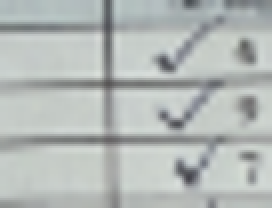
#> input picture runtime/receipt_examples/check.png, 136 x 104 px (shown 2 times larger)
$ python -i paper_crop.py   (imports and definitions only)
#> lines starting #> are read from the running program, lines starting #| are printed output that depends on the picture; after the words box and inside, x2 and y2 are one past the last pixel; in counts of white or black regions, pixels touching at a corner belong together
#> further down, picture is the input picture: PIL image 136x104 RGBA; mean R, G, B, A 179.1, 184.7, 182.7, 255
"""Local contrasting-paper boundary detection; no model training or generated content."""
import cv2,numpy as np
from PIL import Image

def clipped_side_quad(gray, lines):
    """Use long paper edges that separate the sheet from a darker background."""
    h, w = gray.shape
    sides = [[], []]
    for x, y, xx, yy in lines:
        length = abs(yy-y)
        if length < h*.32:
            continue
        slope = (xx-x)/(yy-y)
        offset = x-slope*y
        if not .025 < abs(slope) < .18 or min(y,yy) > h*.42:
            continue
        side = 0 if slope < 0 else 1
        if not (0 < offset < w*.14 if side == 0 else w*.86 < offset < w):
            continue
        rows = np.linspace(min(y,yy),max(y,yy),30).astype(int)
        columns = np.round(slope*rows+offset).astype(int)
        offset_pixels = max(4,round(w*.009))
        valid = (columns >= offset_pixels) & (columns < w-offset_pixels)
        if np.count_nonzero(valid) < 18:
            continue
        rows, columns = rows[valid], columns[valid]
        direction = 1 if side == 0 else -1
        inside = gray[rows,columns+direction*offset_pixels].astype(int)
        outside = gray[rows,columns-direction*offset_pixels].astype(int)
        if np.mean(inside-outside > 25) < .7:
            continue
        sides[side].append((length, slope, offset))
    if not any(sides):
        return None
    left = max(sides[0])[1:] if sides[0] else (0, 0)
    right = max(sides[1])[1:] if sides[1] else (0, w-1)
    margin = max(5,round(w*.012))
    return np.array([
        [max(0,left[1]-margin),0],
        [min(w-1,right[1]+margin),0],
        [min(w-1,right[0]*(h-1)+right[1]+margin),h-1],
        [max(0,left[0]*(h-1)+left[1]-margin),h-1],
    ],np.float32)


def crop_paper(image):
    scale=min(1,1000/max(image.size));a=np.asarray(image.resize((round(image.width*scale),round(image.height*scale))))
#> after `scale = min(1, 1000 / max(image.size))`: scale = 1
    h,w=a.shape[:2];hsv=cv2.cvtColor(a,cv2.COLOR_RGB2HSV)
#> after `h, w = a.shape[:2]`: h = 104; w = 136
#> after `hsv = cv2.cvtColor(a, cv2.COLOR_RGB2HSV)`: hsv: shape (104, 136, 3); mean H, S, V 77.9, 8.6, 185.2
    mask=cv2.inRange(hsv,np.array([0,0,110]),np.array([179,95,255]))
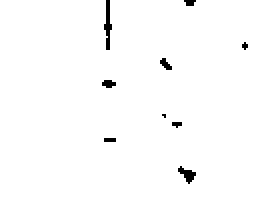
#> mask: shape (104, 136) (shown 2 times larger); 98.7% white; black in thin lines or dots, all inside (x1, y1, x2, y2) = (51, 0, 124, 92)
    mask=cv2.morphologyEx(mask,cv2.MORPH_CLOSE,np.ones((13,13),np.uint8))
#> mask: shape (104, 136); every value is 255
    contours,_=cv2.findContours(mask,cv2.RETR_EXTERNAL,cv2.CHAIN_APPROX_SIMPLE)
#> contours = [[[0, 0], [0, 103], [135, 103], [135, 0]]]
    if not contours:return image,False
    c=max(contours,key=cv2.contourArea)
#> c = [[0, 0], [0, 103], [135, 103], [135, 0]]
    if cv2.contourArea(c)<h*w*.55:return image,False
    hull=cv2.convexHull(c);poly=cv2.approxPolyDP(hull,.018*cv2.arcLength(hull,True),True)
#> after `hull = cv2.convexHull(c)`: hull = [[135, 0], [135, 103], [0, 103], [0, 0]]
#> after `poly = cv2.approxPolyDP(hull, 0.018 * cv2.arcLength(hull, True), True)`: poly = [[135, 0], [135, 103], [0, 103], [0, 0]]
    if len(poly)!=4:return image,False
    pts=poly[:,0].astype(np.float32);s=pts.sum(1);d=np.diff(pts,axis=1).ravel()
#> after `pts = poly[:, 0].astype(np.float32)`: pts = [[135, 0], [135, 103], [0, 103], [0, 0]]
#> after `s = pts.sum(1)`: s = [135, 238, 103, 0]
#> after `d = np.diff(pts, axis=1).ravel()`: d = [-135, -32, 103, 0]
    quad=pts[[s.argmin(),d.argmin(),s.argmax(),d.argmax()]]
#> quad = [[0, 0], [135, 0], [135, 103], [0, 103]]
    if len(np.unique(quad,axis=0))!=4:return image,False
    # Only remove a contrasting border connected to the outside, never a dark internal table.
    area=cv2.contourArea(quad)/(w*h)
#> area = 0.983
    edge_fallback=not .55<area<.985
#> edge_fallback = False
    if edge_fallback:
        # A photographed sheet can cross the frame while its upper side edges remain visible.
        gray=cv2.cvtColor(a,cv2.COLOR_RGB2GRAY)
        edges=cv2.Canny(cv2.GaussianBlur(gray,(5,5),0),20,65)
        ls=cv2.HoughLinesP(edges,1,np.pi/1800,40,minLineLength=h*.10,maxLineGap=20)
        lines=[] if ls is None else ls.reshape(-1,4)
        sides=[[],[]]
        for x,y,xx,yy in lines:
            if abs(yy-y)<h*.1 or abs(xx-x)>abs(yy-y)*.2 or min(y,yy)>h*.1:continue
            slope=(xx-x)/(yy-y);offset=x-slope*y
            if max(x,xx)<w*.08:sides[0].append((slope,offset))
            if min(x,xx)>w*.92:sides[1].append((slope,offset))
        left=max(sides[0],key=lambda v:v[1],default=(0,0))
        right=min(sides[1],key=lambda v:v[1],default=(0,w-1))
        if left[0]<0 and right[0]>0:
            quad=np.array([[max(0,left[1]),0],[min(w-1,right[1]),0],[min(w-1,right[0]*(h-1)+right[1]),h-1],[max(0,left[0]*(h-1)+left[1]),h-1]],np.float32)
        else:
            quad=clipped_side_quad(gray,lines)
            if quad is None:return image,False
    else:
        # Fit the actual side contour, rather than the convex hull that can include stacked paper.
        filled=np.zeros((h,w),np.uint8);cv2.drawContours(filled,[c],-1,255,-1)
        for side in (0,1):
            points=[]
            for y in range(5,h-5,5):
                xs=np.flatnonzero(filled[y])
                if not len(xs):continue
                x=xs[0] if side==0 else xs[-1]
                in_strip=(2<x<w*.20) if side==0 else (w*.80<x<w-3)
                if in_strip:points.append((y,x))
            if len(points)<h*.04 or np.ptp(np.array(points)[:,0])<h*.35:continue
            vx,vy,y0,x0=cv2.fitLine(np.array(points,dtype=np.float32),cv2.DIST_WELSCH,0,.01,.01).ravel()
            if abs(vx)<.01:continue
            slope=vy/vx;offset=x0-slope*y0
            if abs(slope)>.2:continue
            for i in ((0,3) if side==0 else (1,2)):
                quad[i,0]=np.clip(slope*quad[i,1]+offset,0,w-1)
    inside=np.zeros((h,w),np.uint8);cv2.fillConvexPoly(inside,quad.astype(np.int32),255)
    outside=inside==0
#> outside: shape (104, 136) bool; every value is 0
    if outside.sum()<w*h*.012:return image,False
    # A broad shadow may split one receipt into two bright components; retain both sections.
    for other in contours:
        if other is c or cv2.contourArea(other)<w*h*.008:continue
        component=np.zeros((h,w),np.uint8);cv2.drawContours(component,[other],-1,255,-1)
        if np.count_nonzero((component>0)&outside)>w*h*.008:return image,False
    if not edge_fallback and np.median(hsv[:,:,2][outside])>np.median(hsv[:,:,2][inside>0])-25 and np.median(hsv[:,:,1][outside])<np.median(hsv[:,:,1][inside>0])+25:return image,False
    quad/=scale
    tw=round(max(np.linalg.norm(quad[1]-quad[0]),np.linalg.norm(quad[2]-quad[3])))
    th=round(max(np.linalg.norm(quad[3]-quad[0]),np.linalg.norm(quad[2]-quad[1])))
    if tw<image.width*.65 or th<image.height*.65:return image,False
    matrix=cv2.getPerspectiveTransform(quad,np.array([[0,0],[tw-1,0],[tw-1,th-1],[0,th-1]],np.float32))
    return Image.fromarray(cv2.warpPerspective(np.asarray(image),matrix,(tw,th),flags=cv2.INTER_CUBIC,borderMode=cv2.BORDER_REPLICATE)),True

>>> from PIL import Image
>>> picture = Image.open('runtime/receipt_examples/check.png')
>>> result = crop_paper(picture)

$ run again, on runtime/receipt_examples/cross-number.png
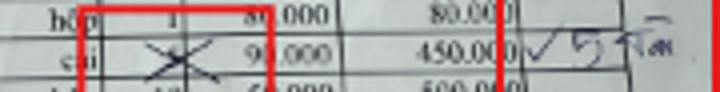
#> input picture runtime/receipt_examples/cross-number.png, 720 x 92 px
#> picture is the input picture: PIL image 720x92 RGBA; mean R, G, B, A 172.4, 166, 165, 255
#> hsv: shape (92, 720, 3); mean H, S, V 77.2, 26.8, 179.7
#> in crop_paper, `mask=cv2.inRange(hsv,np.array([0,0,110]),np.array([179,95,255]))`:
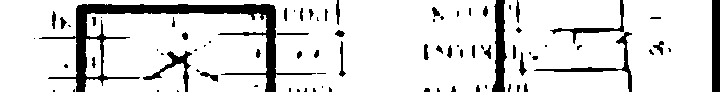
#> mask: shape (92, 720); 86.5% white; 83 black regions (40 under 20 px), largest, box (x1, y1, x2, y2) and area: (39, 4, 316, 92) 4184, (492, 0, 507, 92) 849, (712, 0, 720, 92) 736
#> in crop_paper, `mask=cv2.morphologyEx(mask,cv2.MORPH_CLOSE,np.ones((13,13),np.uint8))`:
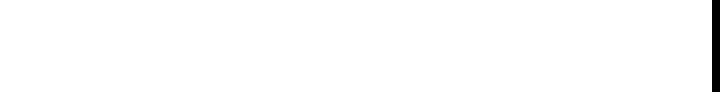
#> mask: shape (92, 720); 98.9% white; 1 black region, box (x1, y1, x2, y2) and area: (712, 0, 720, 92) 736
#> contours = [[[0, 0], [0, 91], [711, 91], [711, 0]]]
#> c = [[0, 0], [0, 91], [711, 91], [711, 0]]
#> hull = [[711, 0], [711, 91], [0, 91], [0, 0]]
#> s = [711, 802, 91, 0]
#> d = [-711, -620, 91, 0]
#> quad = [[0, 0], [711, 0], [711, 91], [0, 91]]
#> area = 0.977
#> edge_fallback = False

$ run again, on runtime/receipt_examples/cross-zero.png
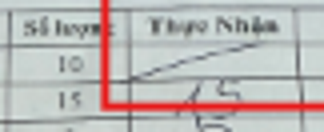
#> input picture runtime/receipt_examples/cross-zero.png, 324 x 132 px
#> picture is the input picture: PIL image 324x132 RGBA; mean R, G, B, A 187.3, 182.8, 181.5, 255
#> hsv: shape (132, 324, 3); mean H, S, V 76.6, 24.9, 195.3
#> in crop_paper, `mask=cv2.inRange(hsv,np.array([0,0,110]),np.array([179,95,255]))`:
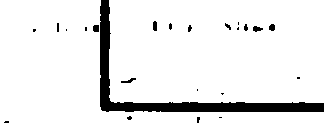
#> mask: shape (132, 324); 92.1% white; 23 black regions (14 under 20 px), largest, box (x1, y1, x2, y2) and area: (100, 0, 324, 112) 2996, (93, 25, 99, 32) 40, (253, 26, 263, 32) 40
#> contours = [[[0, 0], [0, 131], [323, 131], [323, 0]]]
#> c = [[0, 0], [0, 131], [323, 131], [323, 0]]
#> hull = [[323, 0], [323, 131], [0, 131], [0, 0]]
#> s = [323, 454, 131, 0]
#> d = [-323, -192, 131, 0]
#> quad = [[0, 0], [323, 0], [323, 131], [0, 131]]
#> area = 0.989
#> edge_fallback = True
#> in crop_paper, `edges=cv2.Canny(cv2.GaussianBlur(gray,(5,5),0),20,65)`:
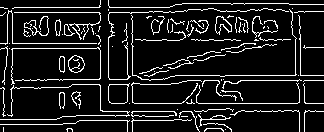
#> edges: shape (132, 324); 11.3% white in thin lines or dots
#> ls = 68 rows, first 6: [285, 11, 323, 11], [59, 103, 323, 103], [4, 79, 164, 79], [100, 76, 174, 76], [175, 75, 323, 75], [79, 120, 156, 120]
#> lines has the same summary as ls
#> the loop in crop_paper, `for x,y,xx,yy in lines:` made 68 passes
#> the loop in clipped_side_quad, `for x, y, xx, yy in lines:` made 68 passes
#> (x, y, xx, yy, length) on passes 1 to 8: (285, 11, 323, 11, 0), (59, 103, 323, 103, 0), (4, 79, 164, 79, 0), (100, 76, 174, 76, 0), (175, 75, 323, 75, 0), (79, 120, 156, 120, 0), (0, 7, 169, 7, 0), (62, 12, 186, 11, 1)

$ run again, on runtime/receipt_examples/unmarked.png
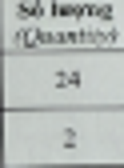
#> input picture runtime/receipt_examples/unmarked.png, 124 x 168 px
#> picture is the input picture: PIL image 124x168 RGBA; mean R, G, B, A 180.5, 186.3, 183.1, 255
#> hsv: shape (168, 124, 3); mean H, S, V 74.1, 8.1, 186.3
#> in crop_paper, `mask=cv2.inRange(hsv,np.array([0,0,110]),np.array([179,95,255]))`:
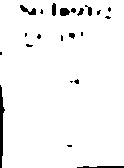
#> mask: shape (168, 124); 96.4% white; 22 black regions (13 under 20 px), largest, box (x1, y1, x2, y2) and area: (0, 85, 5, 168) 231, (77, 166, 124, 168) 80, (20, 5, 36, 15) 75
#> contours = [[[0, 0], [0, 167], [123, 167], [123, 0]]]
#> c = [[0, 0], [0, 167], [123, 167], [123, 0]]
#> hull = [[123, 0], [123, 167], [0, 167], [0, 0]]
#> s = [123, 290, 167, 0]
#> d = [-123, 44, 167, 0]
#> quad = [[0, 0], [123, 0], [123, 167], [0, 167]]
#> area = 0.986
#> edge_fallback = True
#> in crop_paper, `edges=cv2.Canny(cv2.GaussianBlur(gray,(5,5),0),20,65)`:
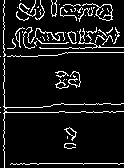
#> edges: shape (168, 124); 8.8% white in thin lines or dots
#> ls = 15 rows, first 6: [4, 167, 4, 0], [59, 111, 123, 111], [71, 163, 123, 163], [0, 112, 115, 112], [3, 42, 103, 43], [3, 48, 92, 48]
#> lines has the same summary as ls
#> the loop in crop_paper, `for x,y,xx,yy in lines:` made 15 passes
#> (x, y, xx, yy) on passes 2, 3, 4, 5, 6, 7, 8, 10: (59, 111, 123, 111), (71, 163, 123, 163), (0, 112, 115, 112), (3, 42, 103, 43), (3, 48, 92, 48), (99, 52, 121, 52), (83, 104, 123, 103), (15, 33, 117, 31)
#> the loop in clipped_side_quad, `for x, y, xx, yy in lines:` made 15 passes
#> (x, y, xx, yy, length) on passes 2, 3, 4, 5, 6, 7, 8, 10: (59, 111, 123, 111, 0), (71, 163, 123, 163, 0), (0, 112, 115, 112, 0), (3, 42, 103, 43, 1), (3, 48, 92, 48, 0), (99, 52, 121, 52, 0), (83, 104, 123, 103, 1), (15, 33, 117, 31, 2)
